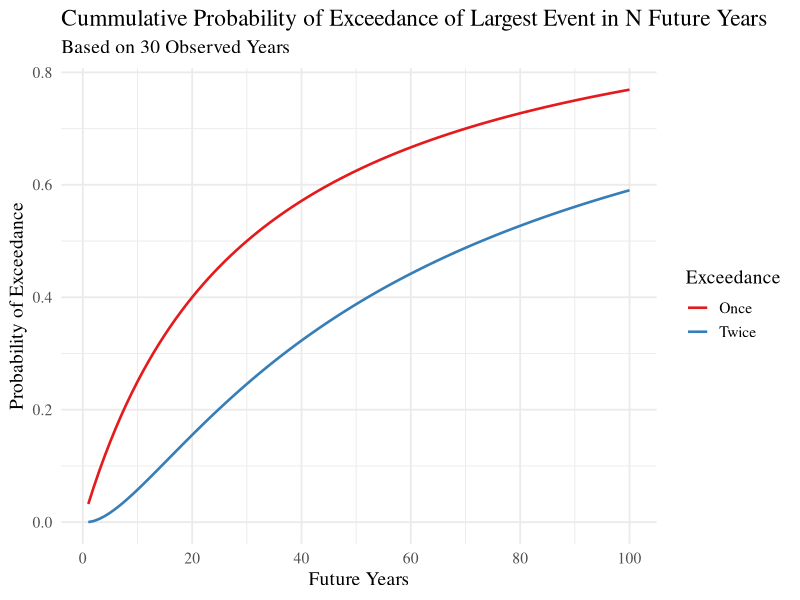

The R script that drew this image:

# prob of exccedances -----------------------------------------------------
library(tidyverse)

N <- 1:100
n <- 30
m <- 1

a <- 1-factorial(n)*factorial(N+n-m)/(factorial(N+n)*factorial(n-m))
a


# For exceedance twice of m ---------------------------------------------

a1 <-
  1 - (factorial(n) * factorial(N + n - m) /
         (factorial(N + n) * factorial(n - m))) *
  ((N + n - m + N * m) / (N + n - m))


# combine data ------------------------------------------------------------

data <- bind_cols(N=N,a=a, a1=a1)

data %>%
  filter(a<=0.999, a1<=0.999) %>%
  rename(Once = a, Twice = a1) %>%
  pivot_longer(cols = Once:Twice) %>%
  ggplot(aes(N,value))+
  geom_line(aes(col=name),lwd=0.9)+
  # scale_x_log10()+
  # scale_y_log10()+
  theme_minimal(14, "serif")+
  labs(title= "Cummulative Probability of Exceedance of Largest Event in N Future Years",
       subtitle = "Based on 30 Observed Years",
       x = "Future Years",
       y = "Probability of Exceedance",
       color = "Exceedance")+
  scale_color_brewer(palette = "Set1")+
  scale_x_continuous(breaks = scales::pretty_breaks())
  # geom_hline(yintercept = 0.5,  col='red', lty=2,lwd=0.9)


